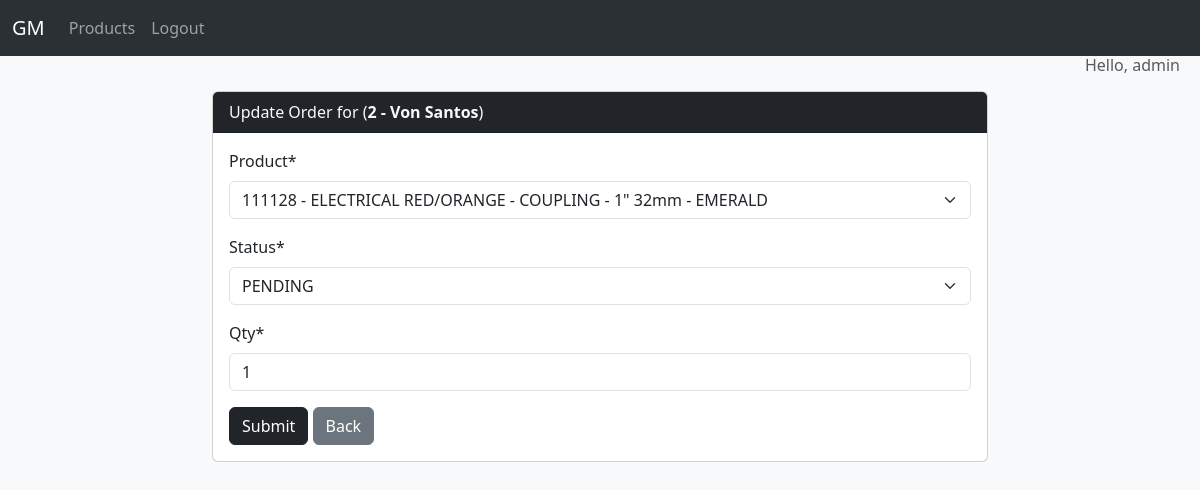
Screenshot of /update_order/2 (signed in) with the database file from the repository.
### el/models.py (models this page shows)
class Order(models.Model):
    STATUS = (
        ('INITIAL', 'INITIAL'),
        ('PENDING', 'PENDING'),
        ('OUT FOR DELIVERY','OUT FOR DELIVERY'),
        ('DELIVERED','DELIVERED'),
    )
    customer = models.ForeignKey(Customer, on_delete= models.SET_NULL, null=True)
    product = models.ForeignKey(Product, on_delete= models.SET_NULL, null=True)
    status = models.CharField(max_length=50, choices=STATUS, default='INITIAL')
    qty = models.PositiveSmallIntegerField(default=1)
    created_at = models.DateTimeField(auto_now_add=True, null=True)
    last_modified = models.DateTimeField(auto_now=True, null=True)
    def __str__(self):
        return f'{self.id} - {self.customer}'

class Customer(models.Model):
    created_at = models.DateTimeField(auto_now_add=True)
    last_modified = models.DateTimeField(auto_now=True)
    first_name = models.CharField(max_length=50)
    last_name = models.CharField(max_length=50)
    email = models.EmailField()
    phone = models.CharField(max_length=20)
    company_name = models.CharField(max_length=50)
    address = models.CharField(max_length=100)
    city = models.CharField(max_length=50)
    def __str__(self):
        return f'{self.first_name} {self.last_name}'

### el/decorators.py (the view)
        def wrapper_func(request, *args, **kwargs):
            group = None
            if request.user.groups.exists():
                group = request.user.groups.all()[0].name
            if group in allowed_roles:
                return view_func(request, *args, **kwargs)
            else:
                return HttpResponse('You are now authorized to view this page')

### el/forms.py
class OrderForm(ModelForm):
    class Meta:
        model = Order
        fields = '__all__'
        exclude = ['customer',]

### el/models.py (called while the page is built)
    def __str__(self):
        return f'{self.id} - {self.purpose} - {self.description} - {self.size_in} {self.size_mm} - {self.brand}'

### el/views.py (called while the page is built)
@login_required(login_url='el-login')
@allowed_user(allowed_roles=['admin'])
def updateOrder(request, pk):
    order = Order.objects.get(id=pk)
    form = OrderForm(instance=order)
    if request.method == 'POST':
        form = OrderForm(request.POST, instance=order)
        if form.is_valid():
            form.save()
            return redirect('el-home')
    context = {'form': form,
               'order': order,
               }
    return render(request, 'el/update_order.html', context)

### el/templates/el/update_order.html (shortened to what this page needs)
{% extends 'el/base.html' %}
{% load crispy_forms_tags %}
{%block content%}
<div class="row mt-3">
  <div class="col-md-8 offset-md-2">
    <div class="card">
      <div class="card-header text-light bg-dark">Update Order for (<strong>{{ order }}</strong>)</div>
      <div class="card-body">
        <form method="POST">
          {{ form|crispy }}
          <button type="submit" class="btn btn-dark">Submit</button>
          <a href="{% url 'el-home' %}" class="btn btn-secondary">Back</a>
        </form>
      </div>
    </div>
  </div>
</div>
{% endblock content %}

### el/templates/el/base.html (shortened to what this page needs)
{% load static %}
<!DOCTYPE html>
<html lang="en">
  <head>
    <link href="https://cdn.jsdelivr.net/npm/bootstrap@5.3.1/dist/css/bootstrap.min.css" rel="stylesheet">
    <link rel="stylesheet" href="{% static 'el/main.css' %}">
  </head>
  <body>
    <main class="vh-100 bg-light">
      {% include 'el/navbar.html' %}
      <div class="container-fluid">
        {% if user.is_authenticated %}
        <div class="row justify-content-end text-muted h6 me-2">
          Hello, {{user}}
        </div>
        {% endif %}
      {% block content%}
      {% endblock content%}
  </body>
</html>

### rows the page displays
Order: id+customer "2 - Von Santos", product "111128 - ELECTRICAL RED/ORANGE - COUPLING - 1\" 32mm - EMERALD", status "PENDING", qty "1"

### other values shown
{{ user }} "admin"
